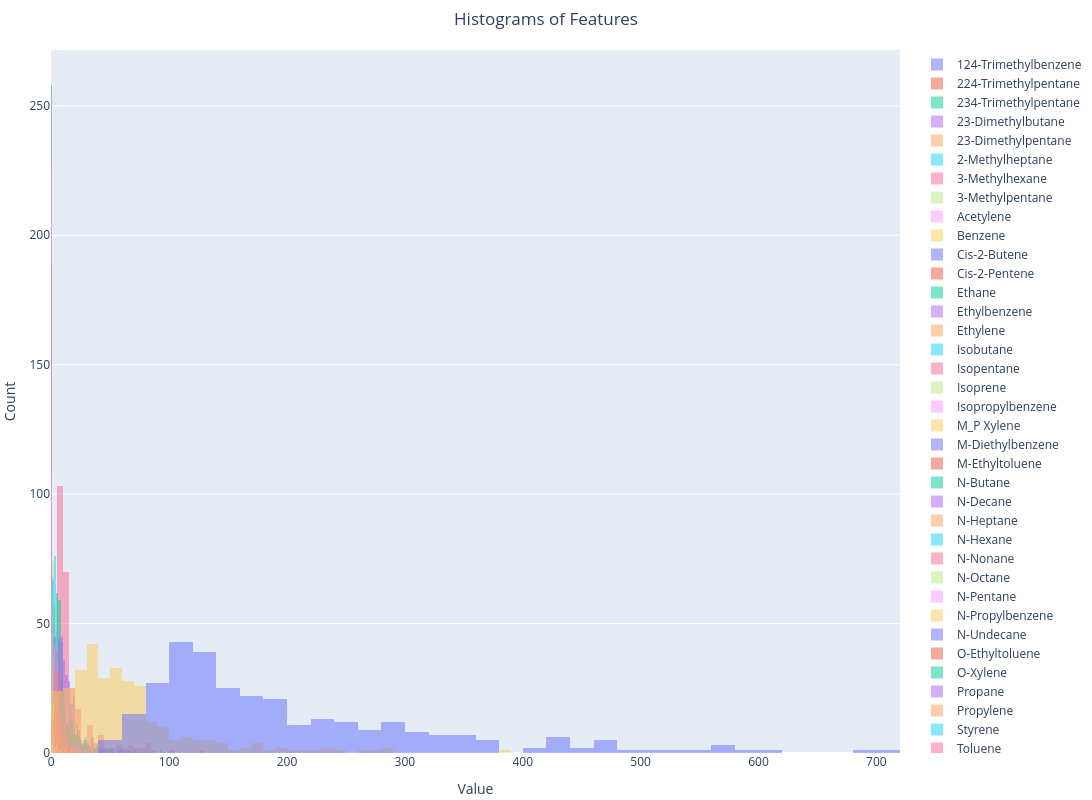

This figure's notebook cell:
### Code cell
_ = plot_superimposed_histograms(data_handler.input_data)

### Figure 1 — Plotly figure (JSON) as saved in the notebook; plotly's stock layout.template omitted (floating-point values rounded to 4 significant figures; data arrays with more than 128 entries replaced by an {"elided": "..."} marker saying what was removed)
{"data": [{"marker": {"color": "#636EFA"}, "name": "124-Trimethylbenzene", "nbinsx": 50, "opacity": 0.5, "type": "histogram", "x": {"elided": "307 float values"}}, {"marker": {"color": "#EF553B"}, "name": "224-Trimethylpentane", "nbinsx": 50, "opacity": 0.5, "type": "histogram", "x": {"elided": "307 float values"}}, {"marker": {"color": "#00CC96"}, "name": "234-Trimethylpentane", "nbinsx": 50, "opacity": 0.5, "type": "histogram", "x": {"elided": "307 float values"}}, {"marker": {"color": "#AB63FA"}, "name": "23-Dimethylbutane", "nbinsx": 50, "opacity": 0.5, "type": "histogram", "x": {"elided": "307 float values"}}, {"marker": {"color": "#FFA15A"}, "name": "23-Dimethylpentane", "nbinsx": 50, "opacity": 0.5, "type": "histogram", "x": {"elided": "307 float values"}}, {"marker": {"color": "#19D3F3"}, "name": "2-Methylheptane", "nbinsx": 50, "opacity": 0.5, "type": "histogram", "x": {"elided": "307 float values"}}, {"marker": {"color": "#FF6692"}, "name": "3-Methylhexane", "nbinsx": 50, "opacity": 0.5, "type": "histogram", "x": {"elided": "307 float values"}}, {"marker": {"color": "#B6E880"}, "name": "3-Methylpentane", "nbinsx": 50, "opacity": 0.5, "type": "histogram", "x": {"elided": "307 float values"}}, {"marker": {"color": "#FF97FF"}, "name": "Acetylene", "nbinsx": 50, "opacity": 0.5, "type": "histogram", "x": {"elided": "307 float values"}}, {"marker": {"color": "#FECB52"}, "name": "Benzene", "nbinsx": 50, "opacity": 0.5, "type": "histogram", "x": {"elided": "307 float values"}}, {"marker": {"color": "#636EFA"}, "name": "Cis-2-Butene", "nbinsx": 50, "opacity": 0.5, "type": "histogram", "x": {"elided": "307 float values"}}, {"marker": {"color": "#EF553B"}, "name": "Cis-2-Pentene", "nbinsx": 50, "opacity": 0.5, "type": "histogram", "x": {"elided": "307 float values"}}, {"marker": {"color": "#00CC96"}, "name": "Ethane", "nbinsx": 50, "opacity": 0.5, "type": "histogram", "x": {"elided": "307 float values"}}, {"marker": {"color": "#AB63FA"}, "name": "Ethylbenzene", "nbinsx": 50, "opacity": 0.5, "type": "histogram", "x": {"elided": "307 float values"}}, {"marker": {"color": "#FFA15A"}, "name": "Ethylene", "nbinsx": 50, "opacity": 0.5, "type": "histogram", "x": {"elided": "307 float values"}}, {"marker": {"color": "#19D3F3"}, "name": "Isobutane", "nbinsx": 50, "opacity": 0.5, "type": "histogram", "x": {"elided": "307 float values"}}, {"marker": {"color": "#FF6692"}, "name": "Isopentane", "nbinsx": 50, "opacity": 0.5, "type": "histogram", "x": {"elided": "307 float values"}}, {"marker": {"color": "#B6E880"}, "name": "Isoprene", "nbinsx": 50, "opacity": 0.5, "type": "histogram", "x": {"elided": "307 float values"}}, {"marker": {"color": "#FF97FF"}, "name": "Isopropylbenzene", "nbinsx": 50, "opacity": 0.5, "type": "histogram", "x": {"elided": "307 float values"}}, {"marker": {"color": "#FECB52"}, "name": "M_P Xylene", "nbinsx": 50, "opacity": 0.5, "type": "histogram", "x": {"elided": "307 float values"}}, {"marker": {"color": "#636EFA"}, "name": "M-Diethylbenzene", "nbinsx": 50, "opacity": 0.5, "type": "histogram", "x": {"elided": "307 float values"}}, {"marker": {"color": "#EF553B"}, "name": "M-Ethyltoluene", "nbinsx": 50, "opacity": 0.5, "type": "histogram", "x": {"elided": "307 float values"}}, {"marker": {"color": "#00CC96"}, "name": "N-Butane", "nbinsx": 50, "opacity": 0.5, "type": "histogram", "x": {"elided": "307 float values"}}, {"marker": {"color": "#AB63FA"}, "name": "N-Decane", "nbinsx": 50, "opacity": 0.5, "type": "histogram", "x": {"elided": "307 float values"}}, {"marker": {"color": "#FFA15A"}, "name": "N-Heptane", "nbinsx": 50, "opacity": 0.5, "type": "histogram", "x": {"elided": "307 float values"}}, {"marker": {"color": "#19D3F3"}, "name": "N-Hexane", "nbinsx": 50, "opacity": 0.5, "type": "histogram", "x": {"elided": "307 float values"}}, {"marker": {"color": "#FF6692"}, "name": "N-Nonane", "nbinsx": 50, "opacity": 0.5, "type": "histogram", "x": {"elided": "307 float values"}}, {"marker": {"color": "#B6E880"}, "name": "N-Octane", "nbinsx": 50, "opacity": 0.5, "type": "histogram", "x": {"elided": "307 float values"}}, {"marker": {"color": "#FF97FF"}, "name": "N-Pentane", "nbinsx": 50, "opacity": 0.5, "type": "histogram", "x": {"elided": "307 float values"}}, {"marker": {"color": "#FECB52"}, "name": "N-Propylbenzene", "nbinsx": 50, "opacity": 0.5, "type": "histogram", "x": {"elided": "307 float values"}}, {"marker": {"color": "#636EFA"}, "name": "N-Undecane", "nbinsx": 50, "opacity": 0.5, "type": "histogram", "x": {"elided": "307 float values"}}, {"marker": {"color": "#EF553B"}, "name": "O-Ethyltoluene", "nbinsx": 50, "opacity": 0.5, "type": "histogram", "x": {"elided": "307 float values"}}, {"marker": {"color": "#00CC96"}, "name": "O-Xylene", "nbinsx": 50, "opacity": 0.5, "type": "histogram", "x": {"elided": "307 float values"}}, {"marker": {"color": "#AB63FA"}, "name": "Propane", "nbinsx": 50, "opacity": 0.5, "type": "histogram", "x": {"elided": "307 float values"}}, {"marker": {"color": "#FFA15A"}, "name": "Propylene", "nbinsx": 50, "opacity": 0.5, "type": "histogram", "x": {"elided": "307 float values"}}, {"marker": {"color": "#19D3F3"}, "name": "Styrene", "nbinsx": 50, "opacity": 0.5, "type": "histogram", "x": {"elided": "307 float values"}}, {"marker": {"color": "#FF6692"}, "name": "Toluene", "nbinsx": 50, "opacity": 0.5, "type": "histogram", "x": {"elided": "307 float values"}}, {"marker": {"color": "#B6E880"}, "name": "Trans-2-Butene", "nbinsx": 50, "opacity": 0.5, "type": "histogram", "x": {"elided": "307 float values"}}, {"marker": {"color": "#FF97FF"}, "name": "Trans-2-Pentene", "nbinsx": 50, "opacity": 0.5, "type": "histogram", "x": {"elided": "307 float values"}}, {"marker": {"color": "#FECB52"}, "name": "Unidentified", "nbinsx": 50, "opacity": 0.5, "type": "histogram", "x": {"elided": "307 float values"}}, {"marker": {"color": "#636EFA"}, "name": "TNMOC", "nbinsx": 50, "opacity": 0.5, "type": "histogram", "x": {"elided": "307 float values"}}], "layout": {"barmode": "overlay", "height": 800, "hovermode": "x unified", "margin": {"b": 10, "l": 10, "r": 5, "t": 50}, "title": {"text": "Histograms of Features", "x": 0.5, "xanchor": "center"}, "width": 1200, "xaxis": {"title": {"text": "Value"}}, "yaxis": {"title": {"text": "Count"}}}}
